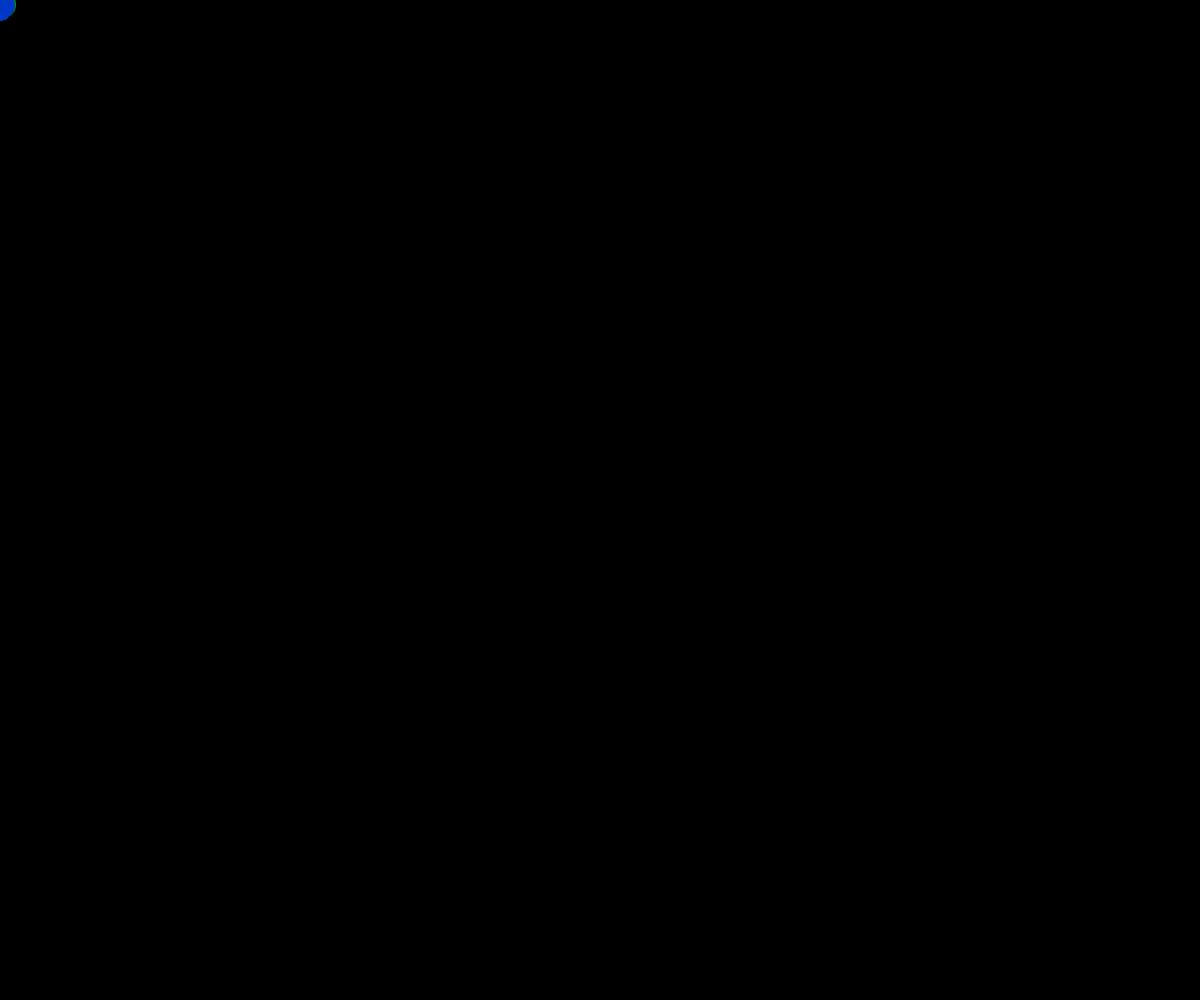
Frame 1 (no input)
Frame 60 (no input): identical to frame 1, image omitted
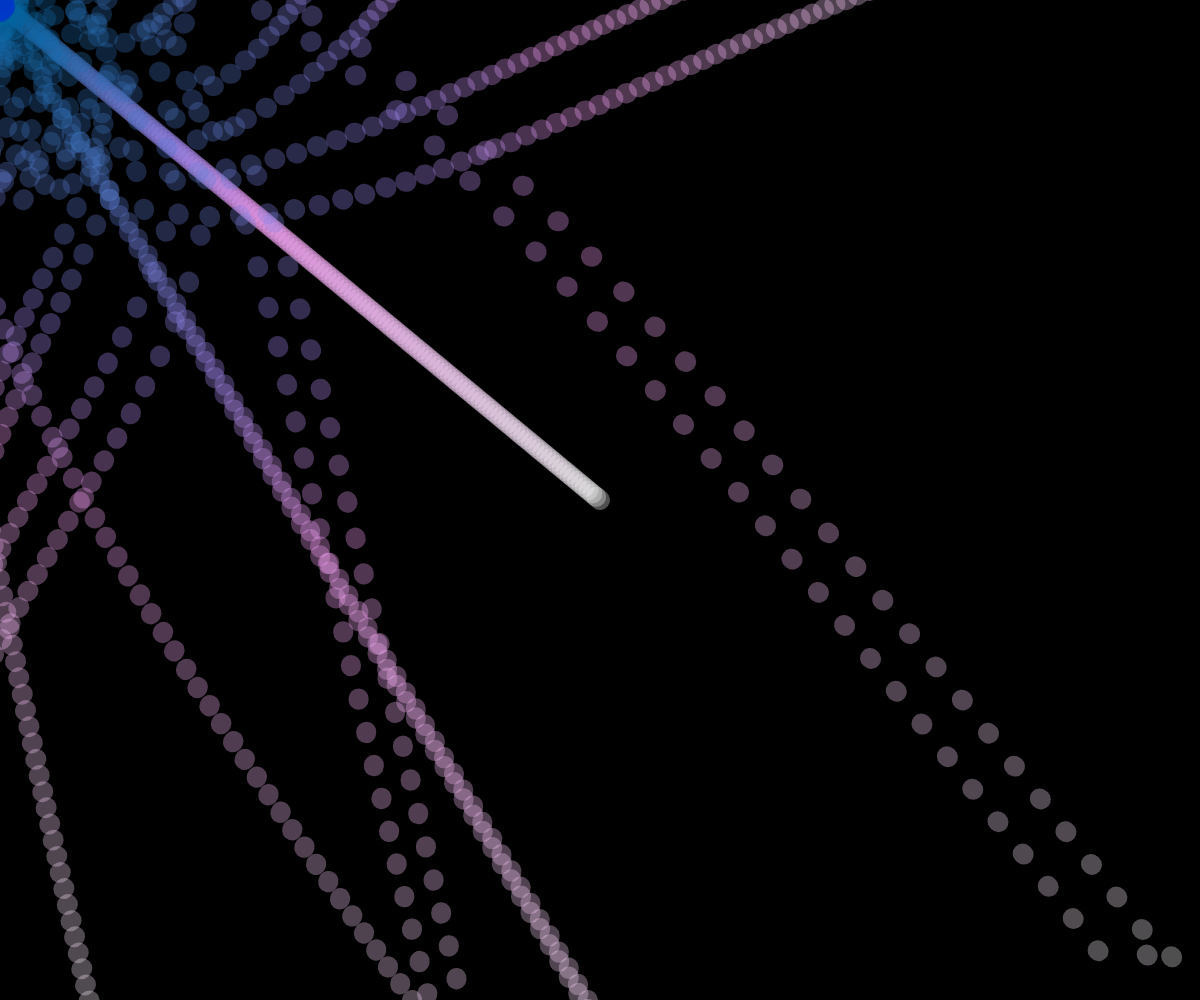
Frame 120 (the mouse pressed at the canvas centre since frame 60)

The p5.js sketch that drew these frames (run headless with seeded random() and noise() and a simulated clock; from frame 60 on, the mouse is pressed at the canvas centre):

// p5.js sketch
// ── sketch.js
// Based on https://processing.org/examples/follow3.html

let x = new Array(200).fill(0);
let y = new Array(200).fill(0);
let segLength = 5;

function setup() {
   createCanvas(windowWidth, windowHeight);
   strokeWeight(20);
   stroke(255, 100);
}

function draw() {
  background(0);
  dragSegment(0, mouseX, mouseY);
  for(i=0; i<x.length-1; i++) {
    dragSegment(i+1, x[i], y[i]);
  }
}

function dragSegment(i, xin, yin) {
  let dx = xin - x[i];
  let dy = yin - y[i];
  let angle = atan2(dy, dx);
  x[i] = xin - cos(angle) * segLength;
  y[i] = yin - sin(angle) * segLength;
  segment(x[i], y[i], angle, i);
}

function segment(x, y, a, i) {
  stroke(x, (255-i), (y+i), 80);
  push();
  translate(x, y);
  rotate(a);
  line(0, 0, segLength, 0);
  for(i=0; i<10; i++) {
    rotate(a/(i/50));
    line(x, y, x+1, y+1);
  }
  pop();
}
